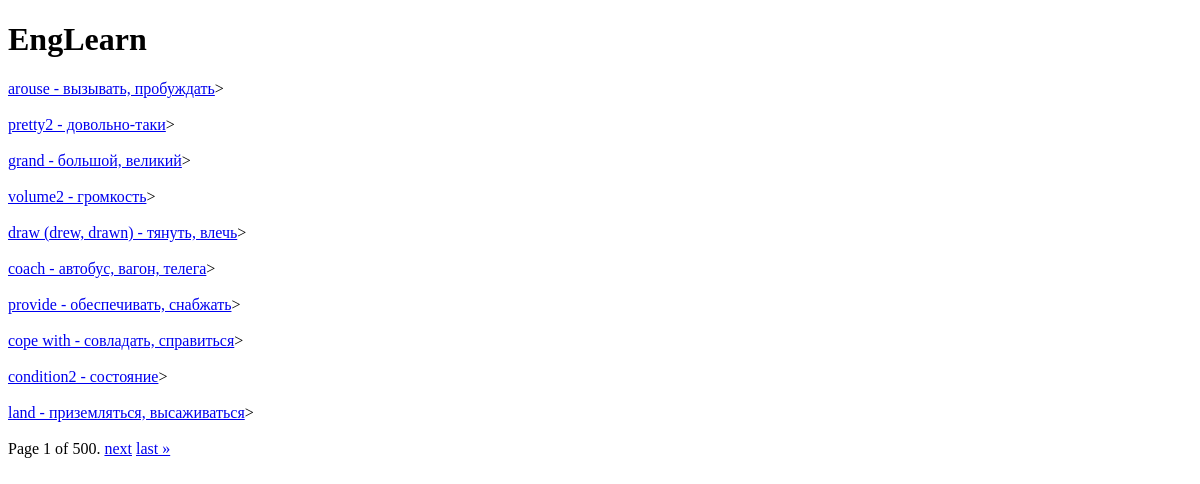
/, run on an earlier commit of the app's database.
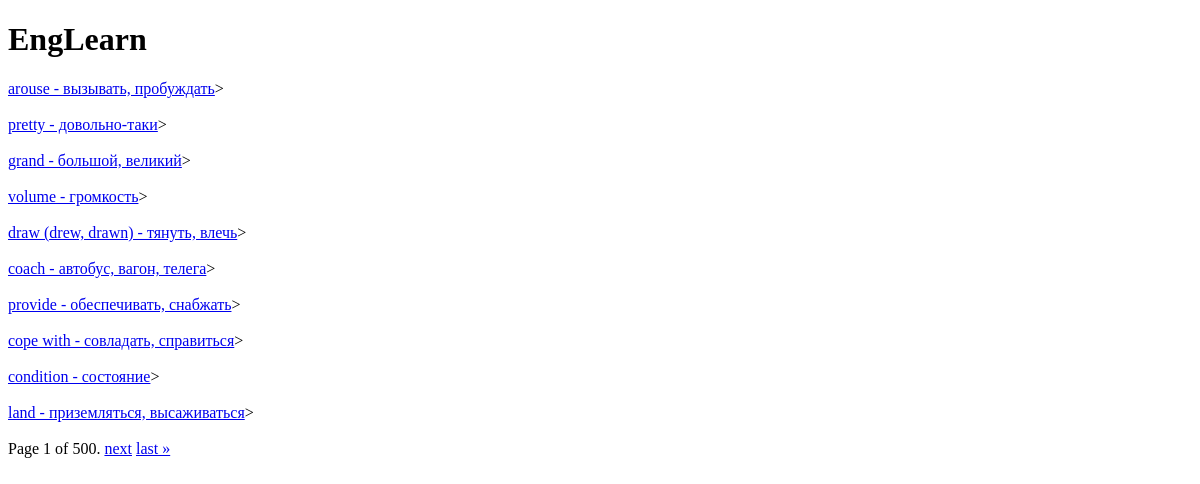
And on a later commit of the database.
### engLearn/models.py (models this page shows)
class Words(models.Model):
    en_word = models.CharField(max_length=45)
    ru_word = models.CharField(max_length=45)
    en_example = models.TextField()
    ru_example = models.TextField()
    picurl = models.TextField(blank=True)
    picau = models.CharField(max_length=60)
    gap = models.CharField(max_length=5, default=None)
    slug = models.SlugField(unique=True)
    img_link = models.URLField(blank=True)
    class Meta:
        ordering = ('id',)
    def get_absolute_url(self):
        return self.slug
    def __str__(self):
        return f'{self.en_word} - {self.ru_word}'

### engLearn/views.py (the view)
# urls.py: path('', WordsListView.as_view(), name='home'),
class WordsListView(ListView):
    model = Words
    template_name = 'engLearn/home_page.html'
    context_object_name = 'words'
    extra_context = {'title': 'EngLearn'}
    paginate_by = 10
    def get_queryset(self):
        return Words.objects.all()

### engLearn/templates/engLearn/home_page.html (shortened to what this page needs)
{% extends 'engLearn/base.html' %}
{% block content %}
    <h1>EngLearn</h1>
    {% for word in words %}
        <a href="{{ word.get_absolute_url }}"> {{ word }}</a>>
        <br>
        <br>
    {% endfor %}
    <div class="pagination">
        <span class="step-links">
            <span class="current">
                Page {{ page_obj.number }} of {{ page_obj.paginator.num_pages }}.
            </span>
            {% if page_obj.has_next %}
                <a href="?page={{ page_obj.next_page_number }}">next</a>
                <a href="?page={{ page_obj.paginator.num_pages }}">last &raquo;</a>
            {% endif %}
        </span>
    </div>
{% endblock %}

### engLearn/templates/engLearn/base.html (shortened to what this page needs)
{% load static %}
<!DOCTYPE html>
<html>
<head>
</head>
<body>
<div id="content">
    {% block content %}
    {% endblock %}
</div>
</body>
</html>

What changed in the data, as far as the page shows it:
changed Words: en_word+ru_word "pretty2 - довольно-таки" → "pretty - довольно-таки"
changed Words: en_word+ru_word "volume2 - громкость" → "volume - громкость"
changed Words: en_word+ru_word "condition2 - состояние" → "condition - состояние"
